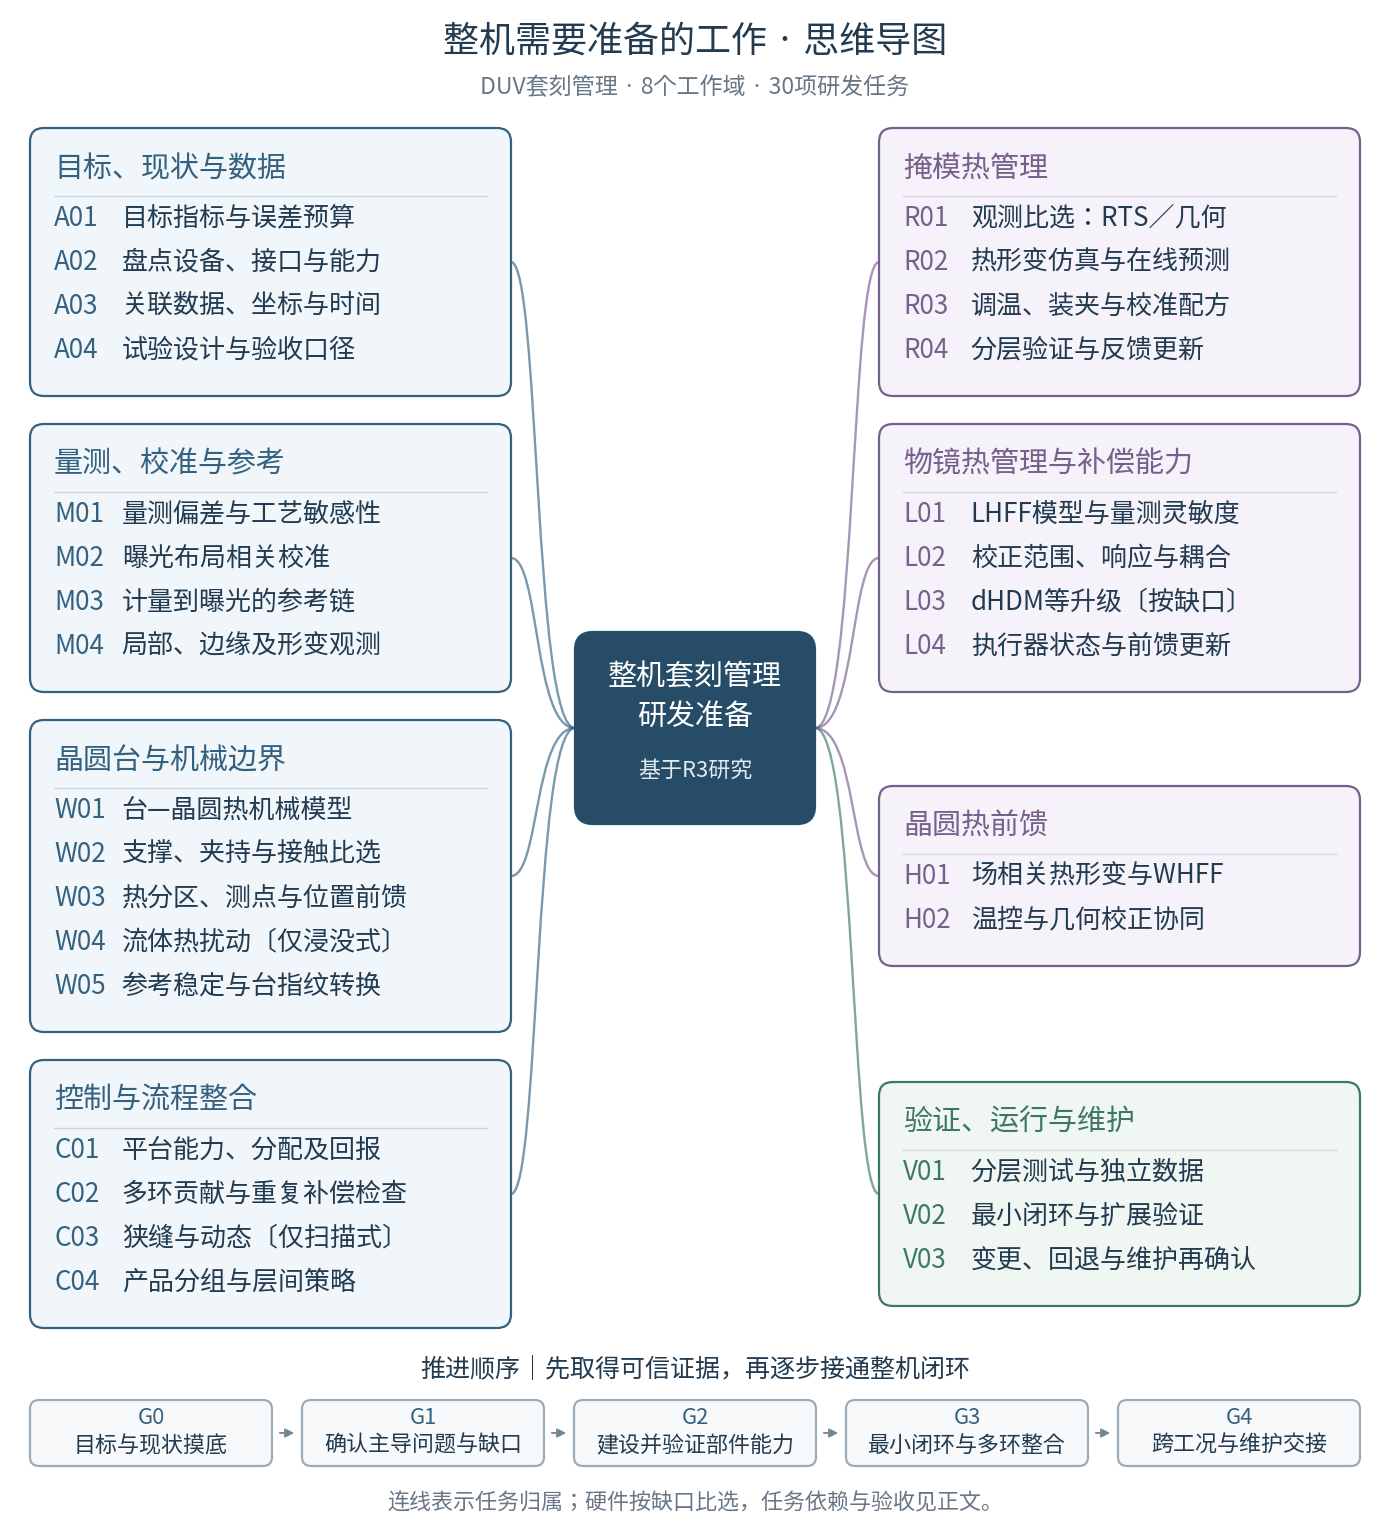

This chart was generated by the following Python code:
"""Render the report's task hierarchy as a readable, deterministic mind map.

Source: work-mindmap.json. Requires Matplotlib and Noto Sans CJK SC.
The SVG outlines glyphs; PNG provides a portable view. --preview-dir saves
measured layout checks to ignored work/. No patent image is changed.
"""
import argparse
import json
from pathlib import Path
import subprocess

import matplotlib
matplotlib.use('Agg')
import matplotlib.pyplot as plt
from matplotlib.backends.backend_agg import RendererAgg
from matplotlib.font_manager import FontProperties
from matplotlib.patches import FancyBboxPatch, PathPatch, FancyArrowPatch
from matplotlib.path import Path as MPath

DPI=100
HERE=Path(__file__).parent
FONT=subprocess.check_output(['fc-match','-f','%{file}','Noto Sans CJK SC'],text=True).strip()
METRICS=RendererAgg(1800,2200,DPI)
PALETTE={'blue':('#346180','#F0F6FA'),'purple':('#75608E','#F6F2F9'),'green':('#3E7765','#F0F7F3')}
INK='#223B50'
def font(px):return FontProperties(fname=FONT,size=px*72/DPI)
def width(s,px):return METRICS.get_text_width_height_descent(s,font(px),False)[0]
def build(preview_dir=None):
    data=json.loads((HERE/'work-mindmap.json').read_text())
    pad,body_size,title_size,line=24,26,29,44
    id_width=max(width(t[0],body_size) for g in data['groups'] for t in g['tasks'])+16
    card_width=max(480,max(width(g['title'],title_size)+2*pad for g in data['groups']),max(id_width+width(t[1],body_size)+2*pad for g in data['groups'] for t in g['tasks']))
    card_width=round(card_width+1)
    root_width,gap,margin=240,64,30
    W=2*card_width+root_width+2*gap+2*margin
    center=W/2
    nodes=[];y=128
    for row in range(4):
        gs=[g for g in data['groups'] if g['row']==row]
        heights=[2*pad+44+len(g['tasks'])*line for g in gs]
        row_height=max(heights)
        for g,h in zip(gs,heights):
            x=margin if g['side']=='left' else W-margin-card_width
            nodes.append(dict(g,x=x,y=y+(row_height-h)/2,w=card_width,h=h))
        y+=row_height+28
    footer=y+14;H=footer+155
    root=dict(x=center-root_width/2,y=(128+y-28)/2-96,w=root_width,h=192)
    fig,ax=plt.subplots(figsize=(W/DPI,H/DPI),dpi=DPI)
    fig.subplots_adjust(0,0,1,1);ax.set_xlim(0,W);ax.set_ylim(H,0);ax.axis('off')
    plt.rcParams.update({'svg.fonttype':'path','svg.hashsalt':'duv-preparation-mindmap-v1'})
    texts=[];curves=[];owners=nodes+[root];bboxes=[]
    def label(x,y,s,px,color=INK,ha='left',owner=None):
        a=ax.text(x,y,s,ha=ha,va='center',fontproperties=font(px),color=color,zorder=3)
        texts.append((a,owner));return a
    def box(n,edge,fill,radius=14):
        ax.add_patch(FancyBboxPatch((n['x'],n['y']),n['w'],n['h'],boxstyle=f'round,pad=0,rounding_size={radius}',edgecolor=edge,facecolor=fill,linewidth=1.6,zorder=2))
    label(center,42,data['title']+' · 思维导图',36,ha='center')
    label(center,88,data['subtitle'],23,'#687785',ha='center')
    for n in nodes:
        edge,fill=PALETTE[n['color']];left=n['side']=='left'
        start=(root['x'] if left else root['x']+root['w'],root['y']+root['h']/2)
        end=(n['x']+n['w'] if left else n['x'],n['y']+n['h']/2)
        dx=end[0]-start[0]
        path=MPath([start,(start[0]+dx*.65,start[1]),(end[0]-dx*.45,end[1]),end],[MPath.MOVETO,MPath.CURVE4,MPath.CURVE4,MPath.CURVE4])
        ax.add_patch(PathPatch(path,facecolor='none',edgecolor=edge,linewidth=1.7,alpha=.65,zorder=1));curves.append(path)
        box(n,edge,fill)
        label(n['x']+pad,n['y']+pad+17,n['title'],title_size,edge,owner=n)
        ax.plot([n['x']+pad,n['x']+n['w']-pad],[n['y']+pad+44]*2,color=edge,alpha=.2,lw=1,zorder=2)
        for i,(task,short) in enumerate(n['tasks']):
            ty=n['y']+pad+44+line*(i+.5)
            label(n['x']+pad,ty,task,body_size,edge,owner=n)
            label(n['x']+pad+id_width,ty,short,body_size,owner=n)
    box(root,'#274C67','#274C67',18)
    for i,s in enumerate(['整机套刻管理','研发准备']):label(center,root['y']+45+i*40,s,29,'white',ha='center',owner=root)
    label(center,root['y']+139,'基于R3研究',22,'#E1EBF2',ha='center',owner=root)
    label(center,footer,'推进顺序｜先取得可信证据，再逐步接通整机闭环',25,ha='center')
    stage_gap=30;sw=(W-2*margin-4*stage_gap)/5;sy=footer+30
    stage_nodes=[]
    for i,(sid,stitle) in enumerate(data['stages']):
        n=dict(x=margin+i*(sw+stage_gap),y=sy,w=sw,h=66);stage_nodes.append(n);box(n,'#9BADBA','#F7F9FB',9)
        label(n['x']+sw/2,sy+18,sid,22,'#346180',ha='center',owner=n)
        label(n['x']+sw/2,sy+46,stitle,22,ha='center',owner=n)
        if i<4:ax.add_patch(FancyArrowPatch((n['x']+sw+5,sy+33),(n['x']+sw+stage_gap-5,sy+33),arrowstyle='-|>',mutation_scale=13,color='#718696',lw=1.3))
    label(center,H-22,'连线表示任务归属；硬件按缺口比选，任务依赖与验收见正文。',22,'#687785',ha='center')
    fig.canvas.draw();renderer=fig.canvas.get_renderer();margins=[]
    for text,n in texts:
        bb=text.get_window_extent(renderer).transformed(ax.transData.inverted())
        x0,x1=bb.x0,bb.x1;y0,y1=sorted([bb.y0,bb.y1]);bboxes.append((x0,y0,x1,y1,text.get_text()))
        assert 0<=x0<x1<=W and 0<=y0<y1<=H,text.get_text()
        if n:
            m=min(x0-n['x'],n['x']+n['w']-x1,y0-n['y'],n['y']+n['h']-y1)
            assert m>=5,(text.get_text(),m);margins.append(m)
    for i,n in enumerate(owners):
        for m in owners[i+1:]:
            assert not(max(n['x'],m['x'])<min(n['x']+n['w'],m['x']+m['w']) and max(n['y'],m['y'])<min(n['y']+n['h'],m['y']+m['h']))
    for path in curves:
        # Sample cubic Bezier curves in data coordinates; no connector may cover text.
        a,b,c,d=path.vertices
        for i in range(301):
            t=i/300;p=(1-t)**3*a+3*(1-t)**2*t*b+3*(1-t)*t*t*c+t**3*d
            assert not any(x0<p[0]<x1 and y0<p[1]<y1 for x0,y0,x1,y1,_ in bboxes)
    tasks=[t[0] for g in data['groups'] for t in g['tasks']]
    assert len(tasks)==len(set(tasks))==30
    svg=HERE/'work-mindmap.svg';fig.savefig(svg,format='svg',metadata={'Date':None})
    svg.write_text('\n'.join(s.rstrip() for s in svg.read_text().splitlines())+'\n')
    fig.savefig(HERE/'work-mindmap.png',dpi=DPI)
    checks={'width':W,'height':H,'groups':len(nodes),'tasks':len(tasks),'text_overflow':0,'node_overlap':0,'connector_text_crossings':0,'minimum_text_margin_px':round(min(margins),2),'task_font_px':body_size,'task_font_at_840px_width':round(body_size*840/W,2),'smallest_font_px':22}
    if preview_dir:
        Path(preview_dir).mkdir(parents=True,exist_ok=True)
        (Path(preview_dir)/'layout-check.json').write_text(json.dumps(checks,ensure_ascii=False,indent=2)+'\n')
    plt.close(fig);print(json.dumps(checks,ensure_ascii=False))
if __name__=='__main__':
    p=argparse.ArgumentParser(description=__doc__);p.add_argument('--preview-dir',type=Path);build(p.parse_args().preview_dir)
